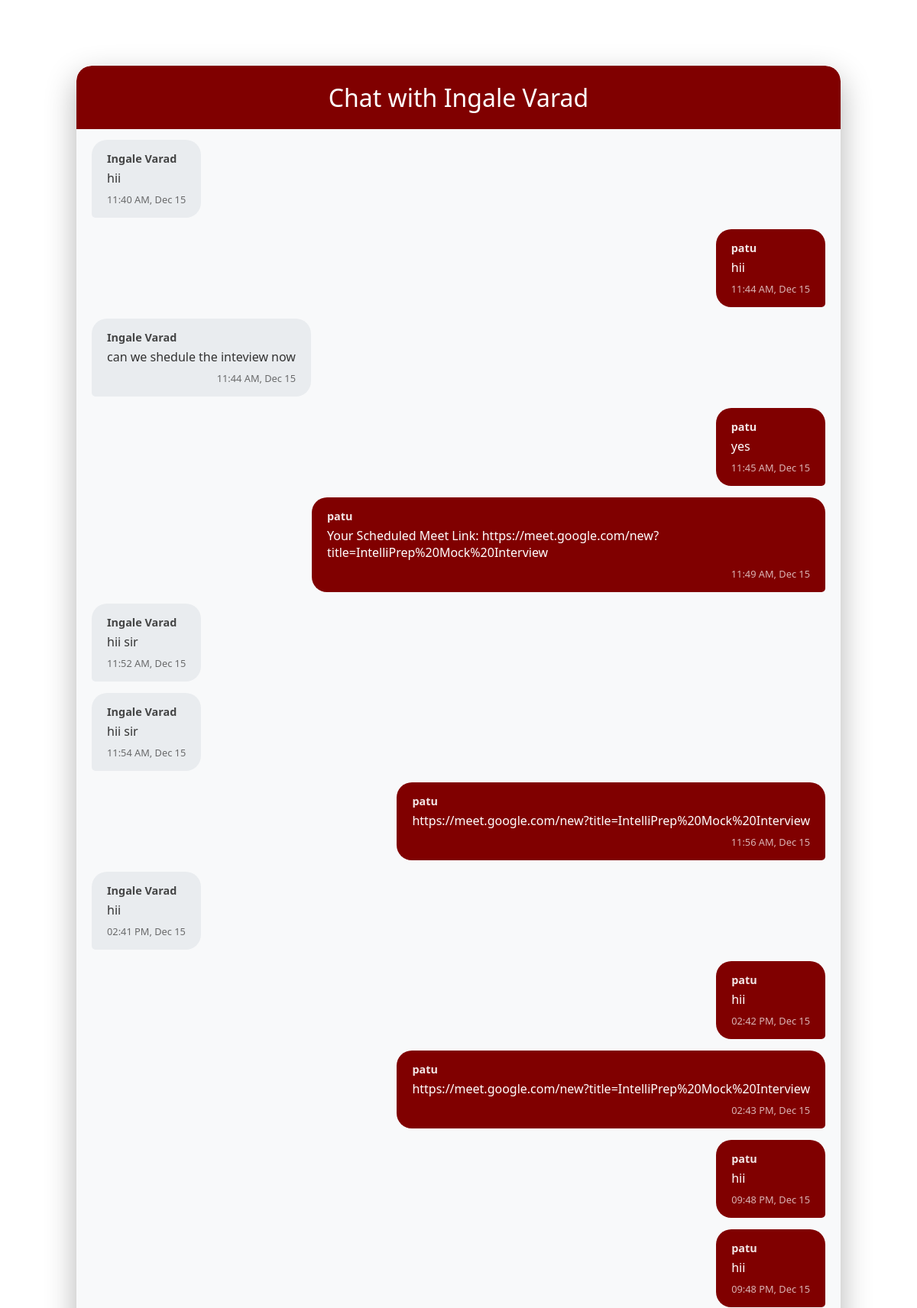
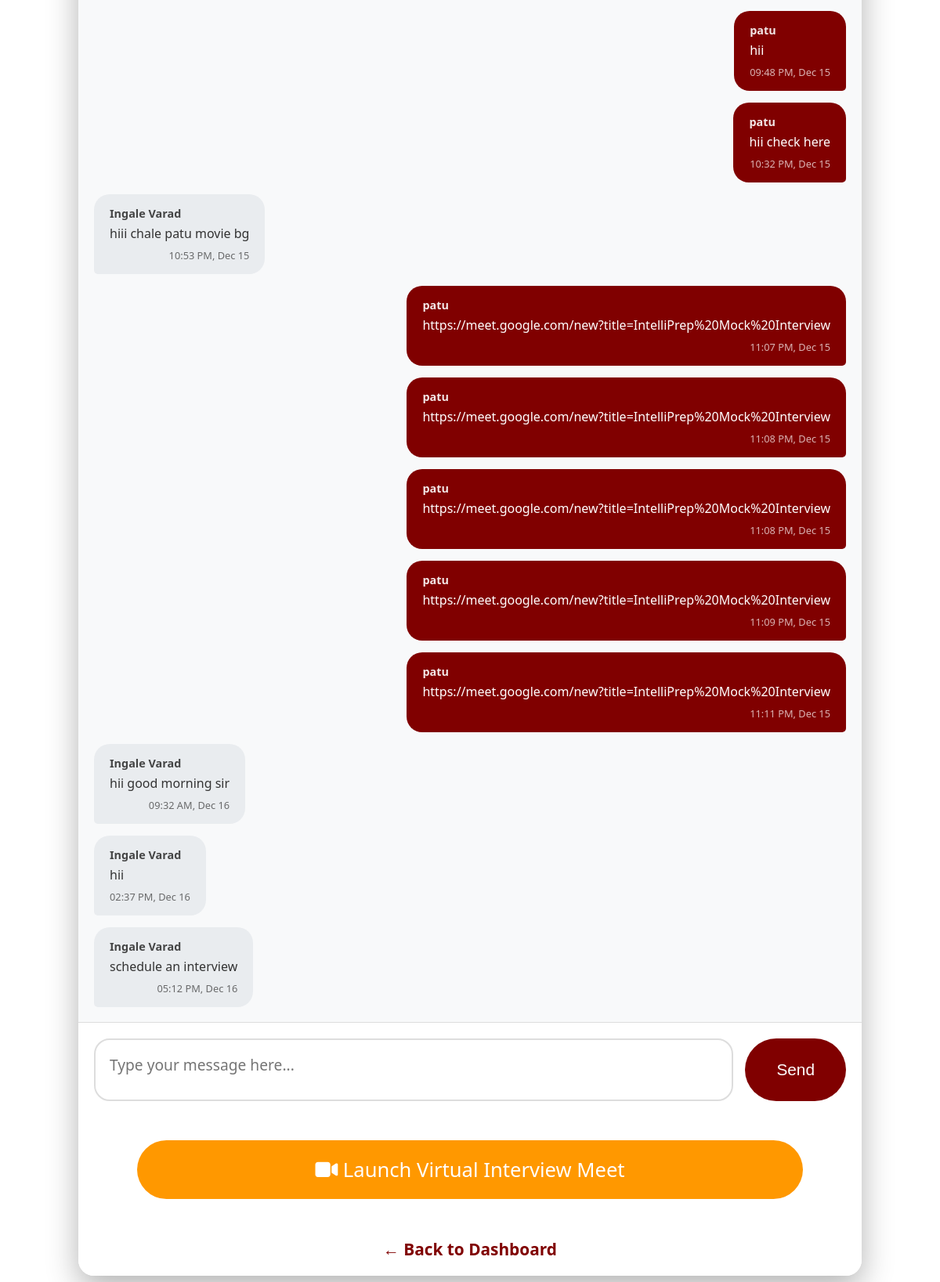
Page /chat/2/ (signed in) on the committed database (2 pictures, top to bottom).
### question_gen/models.py (models this page shows, shortened)
class User(AbstractUser):
    USER_TYPE_CHOICES = (
        ('student', 'Student'),
        ('interviewer', 'Interviewer'),
        ('admin', 'Admin'),
    )
    user_type = models.CharField(
        max_length=20,
        choices=USER_TYPE_CHOICES,
        default='student'
    )
    package = models.CharField(max_length=50, blank=True, null=True)
    company = models.CharField(max_length=100, blank=True, null=True)
    role = models.CharField(max_length=100, blank=True, null=True)
    skills = models.CharField(max_length=200, blank=True, null=True)  # Added skills field
    bio = models.TextField(blank=True, null=True)
    profile_image = models.URLField( max_length=500,blank=True, null=True)
    class Meta:
        verbose_name = 'User'
        verbose_name_plural = 'Users'

class ChatMessage(models.Model):
    sender = models.ForeignKey(User, on_delete=models.CASCADE, related_name='sent_messages')
    receiver = models.ForeignKey(User, on_delete=models.CASCADE, related_name='received_messages')
    message = models.TextField()
    timestamp = models.DateTimeField(default=timezone.now)
    is_read = models.BooleanField(default=False)
    class Meta:
        ordering = ['timestamp']

### question_gen/views.py (the view, shortened to what this page needs)
# urls.py: path('chat/<int:user_id>/', views.chat_view, name='chat'),
@login_required
def chat_view(request, user_id):
    other_user = get_object_or_404(User, id=user_id)
    if not (
        (request.user.user_type == 'student' and other_user.user_type == 'interviewer') or
        (request.user.user_type == 'interviewer' and other_user.user_type == 'student')
    ):
        messages.error(request, "You can only chat with mentors/students.")
        return redirect('landing')
    chat_history = ChatMessage.objects.filter(
        models.Q(sender=request.user, receiver=other_user) |
        models.Q(sender=other_user, receiver=request.user)
    ).order_by('timestamp')
    return render(request, 'question_gen/chat.html', {
        'other_user': other_user,
        'messages': chat_history
    })

### question_gen/templates/question_gen/chat.html (shortened to what this page needs)
<!DOCTYPE html>
<html lang="en">
<head>
    <link rel="stylesheet" href="https://cdnjs.cloudflare.com/ajax/libs/font-awesome/6.4.0/css/all.min.css" />
</head>
<body>
    <div class="container">
        <div class="header">
            Chat with {{ other_user.username }}
        </div>
        <div class="chat-box" id="chatBox">
            {% for msg in messages %}
                <div class="message {% if msg.sender == request.user %}sent{% else %}received{% endif %}">
                    <strong>{{ msg.sender.username }}</strong>
                    <div>{{ msg.message }}</div>
                    <div class="timestamp">
                        {{ msg.timestamp|date:"h:i A, M d" }}
                    </div>
                </div>
            {% endfor %}
        </div>
        <form method="post" class="input-area">
            <textarea name="message" placeholder="Type your message here..." required></textarea>
            <button type="submit">Send</button>
        </form>
        {% if request.user.user_type == 'interviewer' %}
            <a href="{% url 'start_manual_meet' %}" class="start-meet-btn">
                <i class="fas fa-video" style="color: white;"></i> <span style="color: white;">Launch Virtual Interview Meet</span>
            </a>
        {% endif %}
        <div class="back-btn">
            <a href="{% url 'landing' %}">← Back to Dashboard</a>
        </div>
    </div>
</body>
</html>

### question_gen/templates/question_gen/chat.html (style rules this page uses)
* { margin: 0; padding: 0; box-sizing: border-box; }
body { font-family: 'Segoe UI', Arial, sans-serif; background: white; height: 100vh; display: flex; justify-content: center; align-items: center; margin: 0; }
.container { width: 100%; max-width: 1000px; height: 95vh; background: rgba(255, 255, 255, 0.95); border-radius: 20px; box-shadow: 0 15px 40px rgba(0, 0, 0, 0.3); display: flex; flex-direction: column; overflow: hidden; backdrop-filter: blur(10px); }
.header { background: #800000; color: white; padding: 20px; text-align: center; font-size: 2em; border-radius: 20px 20px 0 0; }
.chat-box { flex: 1; overflow-y: auto; padding: 20px; background: #f8f9fa; display: flex; flex-direction: column; gap: 15px; }
.message { max-width: 70%; padding: 15px 20px; border-radius: 20px; word-wrap: break-word; align-self: flex-start; position: relative; }
.sent { background: #800000; color: white; align-self: flex-end; border-bottom-right-radius: 5px; }
.received { background: #e9ecef; color: #333; align-self: flex-start; border-bottom-left-radius: 5px; }
.message strong { display: block; margin-bottom: 5px; font-size: 0.9em; opacity: 0.9; }
.timestamp { font-size: 0.8em; opacity: 0.7; margin-top: 8px; text-align: right; }
.input-area { display: flex; padding: 20px; background: white; border-top: 1px solid #ddd; gap: 15px; }
textarea { flex: 1; padding: 18px; border: 2px solid #ddd; border-radius: 20px; font-size: 1.2em; resize: none; height: 80px; font-family: inherit; }
button { padding: 18px 40px; background: #800000; color: white; border: none; border-radius: 50px; cursor: pointer; font-size: 1.3em; transition: all 0.3s; }
.start-meet-btn { display: block; width: 85%; margin: 30px auto; padding: 20px; background: #ff9800; font-size: 1.6em; text-align: center; text-decoration: none; border-radius: 50px; }
.back-btn { text-align: center; margin: 20px 0; }
.back-btn a { color: #800000; text-decoration: none; font-size: 1.3em; font-weight: bold; }

### rows in the picture
User: username "Ingale Varad"
ChatMessage: sender.username "Ingale Varad", message "hii", timestamp "11:40 AM, Dec 15"
ChatMessage: sender.username "patu", message "hii", timestamp "11:44 AM, Dec 15"
ChatMessage: sender.username "Ingale Varad", message "can we shedule the inteview now", timestamp "11:44 AM, Dec 15"
ChatMessage: sender.username "patu", message "yes", timestamp "11:45 AM, Dec 15"
ChatMessage: sender.username "patu", message "Your Scheduled Meet Link: https://meet.google.com/new?title=IntelliPrep%20Mock%20Interview", timestamp "11:49 AM, Dec 15"
ChatMessage: sender.username "Ingale Varad", message "hii sir", timestamp "11:52 AM, Dec 15"
ChatMessage: sender.username "Ingale Varad", message "hii sir", timestamp "11:54 AM, Dec 15"
ChatMessage: sender.username "patu", message "https://meet.google.com/new?title=IntelliPrep%20Mock%20Interview", timestamp "11:56 AM, Dec 15"
ChatMessage: sender.username "Ingale Varad", message "hii", timestamp "02:41 PM, Dec 15"
ChatMessage: sender.username "patu", message "hii", timestamp "02:42 PM, Dec 15"
ChatMessage: sender.username "patu", message "https://meet.google.com/new?title=IntelliPrep%20Mock%20Interview", timestamp "02:43 PM, Dec 15"
ChatMessage: sender.username "patu", message "hii", timestamp "09:48 PM, Dec 15"
ChatMessage: sender.username "patu", message "hii", timestamp "09:48 PM, Dec 15"
ChatMessage: sender.username "patu", message "hii", timestamp "09:48 PM, Dec 15"
ChatMessage: sender.username "patu", message "hii check here", timestamp "10:32 PM, Dec 15"
ChatMessage: sender.username "Ingale Varad", message "hiii chale patu movie bg", timestamp "10:53 PM, Dec 15"
ChatMessage: sender.username "patu", message "https://meet.google.com/new?title=IntelliPrep%20Mock%20Interview", timestamp "11:07 PM, Dec 15"
ChatMessage: sender.username "patu", message "https://meet.google.com/new?title=IntelliPrep%20Mock%20Interview", timestamp "11:08 PM, Dec 15"
ChatMessage: sender.username "patu", message "https://meet.google.com/new?title=IntelliPrep%20Mock%20Interview", timestamp "11:08 PM, Dec 15"
ChatMessage: sender.username "patu", message "https://meet.google.com/new?title=IntelliPrep%20Mock%20Interview", timestamp "11:09 PM, Dec 15"
ChatMessage: sender.username "patu", message "https://meet.google.com/new?title=IntelliPrep%20Mock%20Interview", timestamp "11:11 PM, Dec 15"
ChatMessage: sender.username "Ingale Varad", message "hii good morning sir", timestamp "09:32 AM, Dec 16"
ChatMessage: sender.username "Ingale Varad", message "hii", timestamp "02:37 PM, Dec 16"
ChatMessage: sender.username "Ingale Varad", message "schedule an interview", timestamp "05:12 PM, Dec 16"
